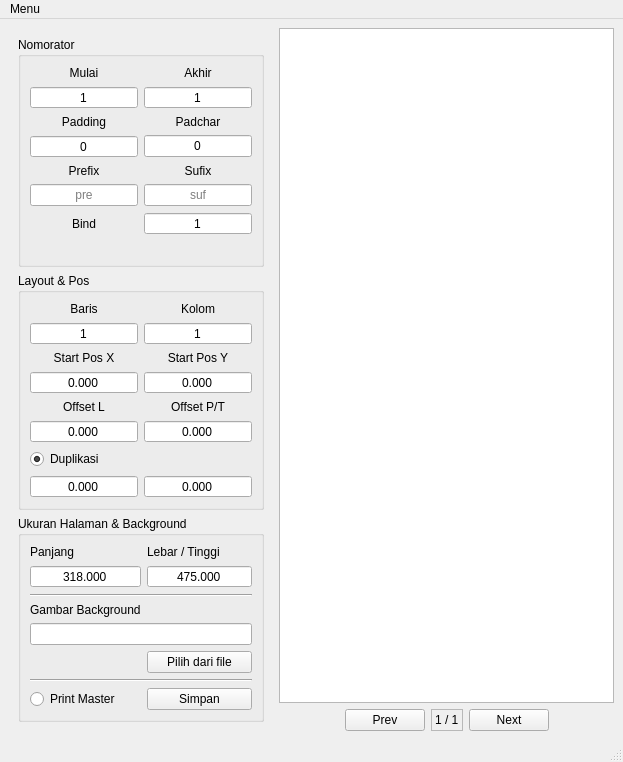
<?xml version="1.0" encoding="UTF-8"?>
<ui version="4.0">
 <class>MainWindow</class>
 <widget class="QMainWindow" name="MainWindow">
  <property name="geometry">
   <rect>
    <x>0</x>
    <y>0</y>
    <width>623</width>
    <height>748</height>
   </rect>
  </property>
  <property name="windowTitle">
   <string>MainWindow</string>
  </property>
  <widget class="QWidget" name="centralwidget">
   <layout class="QHBoxLayout" name="horizontalLayout_2" stretch="0,1">
    <item>
     <widget class="QWidget" name="widget" native="true">
      <layout class="QVBoxLayout" name="verticalLayout">
       <item>
        <widget class="QGroupBox" name="groupBox">
         <property name="sizePolicy">
          <sizepolicy hsizetype="Preferred" vsizetype="Preferred">
           <horstretch>0</horstretch>
           <verstretch>0</verstretch>
          </sizepolicy>
         </property>
         <property name="title">
          <string>Nomorator</string>
         </property>
         <layout class="QGridLayout" name="gridLayout">
          <item row="2" column="1">
           <widget class="QLabel" name="label_7">
            <property name="text">
             <string>Padchar</string>
            </property>
            <property name="alignment">
             <set>Qt::AlignCenter</set>
            </property>
           </widget>
          </item>
          <item row="6" column="0">
           <widget class="QLabel" name="label_4">
            <property name="text">
             <string>Prefix</string>
            </property>
            <property name="alignment">
             <set>Qt::AlignCenter</set>
            </property>
           </widget>
          </item>
          <item row="8" column="1">
           <widget class="QSpinBox" name="bd">
            <property name="alignment">
             <set>Qt::AlignCenter</set>
            </property>
            <property name="buttonSymbols">
             <enum>QAbstractSpinBox::NoButtons</enum>
            </property>
            <property name="minimum">
             <number>1</number>
            </property>
            <property name="maximum">
             <number>250</number>
            </property>
            <property name="singleStep">
             <number>25</number>
            </property>
           </widget>
          </item>
          <item row="3" column="0">
           <widget class="QSpinBox" name="npad">
            <property name="alignment">
             <set>Qt::AlignCenter</set>
            </property>
            <property name="buttonSymbols">
             <enum>QAbstractSpinBox::NoButtons</enum>
            </property>
            <property name="maximum">
             <number>16</number>
            </property>
           </widget>
          </item>
          <item row="1" column="0">
           <widget class="MinMaxSpinBox" name="nstart">
            <property name="alignment">
             <set>Qt::AlignCenter</set>
            </property>
            <property name="buttonSymbols">
             <enum>QAbstractSpinBox::NoButtons</enum>
            </property>
            <property name="minimum">
             <number>1</number>
            </property>
            <property name="maximum">
             <number>10000</number>
            </property>
           </widget>
          </item>
          <item row="7" column="1">
           <widget class="QLineEdit" name="sfx">
            <property name="alignment">
             <set>Qt::AlignCenter</set>
            </property>
            <property name="placeholderText">
             <string>suf</string>
            </property>
           </widget>
          </item>
          <item row="7" column="0">
           <widget class="QLineEdit" name="prf">
            <property name="alignment">
             <set>Qt::AlignCenter</set>
            </property>
            <property name="placeholderText">
             <string>pre</string>
            </property>
           </widget>
          </item>
          <item row="0" column="0">
           <widget class="QLabel" name="label">
            <property name="text">
             <string>Mulai</string>
            </property>
            <property name="alignment">
             <set>Qt::AlignCenter</set>
            </property>
           </widget>
          </item>
          <item row="0" column="1">
           <widget class="QLabel" name="label_2">
            <property name="text">
             <string>Akhir</string>
            </property>
            <property name="alignment">
             <set>Qt::AlignCenter</set>
            </property>
           </widget>
          </item>
          <item row="6" column="1">
           <widget class="QLabel" name="label_5">
            <property name="text">
             <string>Sufix</string>
            </property>
            <property name="alignment">
             <set>Qt::AlignCenter</set>
            </property>
           </widget>
          </item>
          <item row="8" column="0">
           <widget class="QLabel" name="label_3">
            <property name="text">
             <string>Bind</string>
            </property>
            <property name="alignment">
             <set>Qt::AlignCenter</set>
            </property>
           </widget>
          </item>
          <item row="3" column="1">
           <widget class="QLineEdit" name="cpad">
            <property name="text">
             <string>0</string>
            </property>
            <property name="maxLength">
             <number>1</number>
            </property>
            <property name="alignment">
             <set>Qt::AlignCenter</set>
            </property>
           </widget>
          </item>
          <item row="1" column="1">
           <widget class="MinMaxSpinBox" name="nstop">
            <property name="alignment">
             <set>Qt::AlignCenter</set>
            </property>
            <property name="buttonSymbols">
             <enum>QAbstractSpinBox::NoButtons</enum>
            </property>
            <property name="minimum">
             <number>1</number>
            </property>
            <property name="maximum">
             <number>10000</number>
            </property>
           </widget>
          </item>
          <item row="2" column="0">
           <widget class="QLabel" name="label_6">
            <property name="text">
             <string>Padding</string>
            </property>
            <property name="alignment">
             <set>Qt::AlignCenter</set>
            </property>
           </widget>
          </item>
          <item row="9" column="0" colspan="2">
           <widget class="QLabel" name="stext">
            <property name="sizePolicy">
             <sizepolicy hsizetype="Preferred" vsizetype="Preferred">
              <horstretch>0</horstretch>
              <verstretch>1</verstretch>
             </sizepolicy>
            </property>
            <property name="font">
             <font>
              <pointsize>9</pointsize>
             </font>
            </property>
            <property name="text">
             <string/>
            </property>
            <property name="alignment">
             <set>Qt::AlignCenter</set>
            </property>
            <property name="margin">
             <number>9</number>
            </property>
           </widget>
          </item>
         </layout>
        </widget>
       </item>
       <item>
        <widget class="QGroupBox" name="groupBox_2">
         <property name="sizePolicy">
          <sizepolicy hsizetype="Preferred" vsizetype="Preferred">
           <horstretch>0</horstretch>
           <verstretch>0</verstretch>
          </sizepolicy>
         </property>
         <property name="title">
          <string>Layout &amp;&amp; Pos</string>
         </property>
         <layout class="QGridLayout" name="gridLayout_2">
          <item row="4" column="1">
           <widget class="QLabel" name="label_14">
            <property name="text">
             <string>Offset P/T</string>
            </property>
            <property name="alignment">
             <set>Qt::AlignCenter</set>
            </property>
           </widget>
          </item>
          <item row="1" column="0">
           <widget class="QSpinBox" name="row">
            <property name="alignment">
             <set>Qt::AlignCenter</set>
            </property>
            <property name="buttonSymbols">
             <enum>QAbstractSpinBox::NoButtons</enum>
            </property>
            <property name="minimum">
             <number>1</number>
            </property>
           </widget>
          </item>
          <item row="5" column="1">
           <widget class="QDoubleSpinBox" name="nofy">
            <property name="alignment">
             <set>Qt::AlignCenter</set>
            </property>
            <property name="buttonSymbols">
             <enum>QAbstractSpinBox::NoButtons</enum>
            </property>
            <property name="decimals">
             <number>3</number>
            </property>
            <property name="minimum">
             <double>-300.000000000000000</double>
            </property>
            <property name="maximum">
             <double>1000.000000000000000</double>
            </property>
           </widget>
          </item>
          <item row="4" column="0">
           <widget class="QLabel" name="label_13">
            <property name="text">
             <string>Offset L</string>
            </property>
            <property name="alignment">
             <set>Qt::AlignCenter</set>
            </property>
           </widget>
          </item>
          <item row="0" column="0">
           <widget class="QLabel" name="label_9">
            <property name="text">
             <string>Baris</string>
            </property>
            <property name="alignment">
             <set>Qt::AlignCenter</set>
            </property>
           </widget>
          </item>
          <item row="0" column="1">
           <widget class="QLabel" name="label_10">
            <property name="text">
             <string>Kolom</string>
            </property>
            <property name="alignment">
             <set>Qt::AlignCenter</set>
            </property>
           </widget>
          </item>
          <item row="2" column="1">
           <widget class="QLabel" name="label_12">
            <property name="text">
             <string>Start Pos Y</string>
            </property>
            <property name="alignment">
             <set>Qt::AlignCenter</set>
            </property>
           </widget>
          </item>
          <item row="6" column="0">
           <widget class="QRadioButton" name="pdup">
            <property name="text">
             <string>Duplikasi</string>
            </property>
            <property name="checked">
             <bool>true</bool>
            </property>
           </widget>
          </item>
          <item row="3" column="0">
           <widget class="QDoubleSpinBox" name="nposx">
            <property name="alignment">
             <set>Qt::AlignCenter</set>
            </property>
            <property name="buttonSymbols">
             <enum>QAbstractSpinBox::NoButtons</enum>
            </property>
            <property name="decimals">
             <number>3</number>
            </property>
            <property name="maximum">
             <double>1000.000000000000000</double>
            </property>
           </widget>
          </item>
          <item row="3" column="1">
           <widget class="QDoubleSpinBox" name="nposy">
            <property name="alignment">
             <set>Qt::AlignCenter</set>
            </property>
            <property name="buttonSymbols">
             <enum>QAbstractSpinBox::NoButtons</enum>
            </property>
            <property name="decimals">
             <number>3</number>
            </property>
            <property name="maximum">
             <double>1000.000000000000000</double>
            </property>
           </widget>
          </item>
          <item row="7" column="1">
           <widget class="QDoubleSpinBox" name="dupy">
            <property name="alignment">
             <set>Qt::AlignCenter</set>
            </property>
            <property name="buttonSymbols">
             <enum>QAbstractSpinBox::NoButtons</enum>
            </property>
            <property name="decimals">
             <number>3</number>
            </property>
            <property name="minimum">
             <double>-300.000000000000000</double>
            </property>
            <property name="maximum">
             <double>1000.000000000000000</double>
            </property>
           </widget>
          </item>
          <item row="2" column="0">
           <widget class="QLabel" name="label_11">
            <property name="text">
             <string>Start Pos X</string>
            </property>
            <property name="alignment">
             <set>Qt::AlignCenter</set>
            </property>
           </widget>
          </item>
          <item row="1" column="1">
           <widget class="QSpinBox" name="col">
            <property name="alignment">
             <set>Qt::AlignCenter</set>
            </property>
            <property name="buttonSymbols">
             <enum>QAbstractSpinBox::NoButtons</enum>
            </property>
            <property name="minimum">
             <number>1</number>
            </property>
           </widget>
          </item>
          <item row="7" column="0">
           <widget class="QDoubleSpinBox" name="dupx">
            <property name="alignment">
             <set>Qt::AlignCenter</set>
            </property>
            <property name="buttonSymbols">
             <enum>QAbstractSpinBox::NoButtons</enum>
            </property>
            <property name="decimals">
             <number>3</number>
            </property>
            <property name="minimum">
             <double>-300.000000000000000</double>
            </property>
            <property name="maximum">
             <double>1000.000000000000000</double>
            </property>
           </widget>
          </item>
          <item row="5" column="0">
           <widget class="QDoubleSpinBox" name="nofx">
            <property name="alignment">
             <set>Qt::AlignCenter</set>
            </property>
            <property name="buttonSymbols">
             <enum>QAbstractSpinBox::NoButtons</enum>
            </property>
            <property name="decimals">
             <number>3</number>
            </property>
            <property name="minimum">
             <double>-300.000000000000000</double>
            </property>
            <property name="maximum">
             <double>1000.000000000000000</double>
            </property>
           </widget>
          </item>
         </layout>
        </widget>
       </item>
       <item>
        <spacer name="verticalSpacer">
         <property name="orientation">
          <enum>Qt::Vertical</enum>
         </property>
         <property name="sizeHint" stdset="0">
          <size>
           <width>20</width>
           <height>40</height>
          </size>
         </property>
        </spacer>
       </item>
       <item>
        <widget class="QGroupBox" name="groupBox_3">
         <property name="sizePolicy">
          <sizepolicy hsizetype="Preferred" vsizetype="Preferred">
           <horstretch>0</horstretch>
           <verstretch>0</verstretch>
          </sizepolicy>
         </property>
         <property name="title">
          <string>Ukuran Halaman &amp;&amp; Background</string>
         </property>
         <layout class="QGridLayout" name="gridLayout_3">
          <item row="4" column="0" colspan="2">
           <widget class="Line" name="line">
            <property name="orientation">
             <enum>Qt::Horizontal</enum>
            </property>
           </widget>
          </item>
          <item row="3" column="0">
           <widget class="QDoubleSpinBox" name="pwidth">
            <property name="alignment">
             <set>Qt::AlignCenter</set>
            </property>
            <property name="buttonSymbols">
             <enum>QAbstractSpinBox::NoButtons</enum>
            </property>
            <property name="decimals">
             <number>3</number>
            </property>
            <property name="maximum">
             <double>1000.000000000000000</double>
            </property>
            <property name="value">
             <double>318.000000000000000</double>
            </property>
           </widget>
          </item>
          <item row="2" column="1">
           <widget class="QLabel" name="label_16">
            <property name="text">
             <string>Lebar / Tinggi</string>
            </property>
           </widget>
          </item>
          <item row="3" column="1">
           <widget class="QDoubleSpinBox" name="pheight">
            <property name="alignment">
             <set>Qt::AlignCenter</set>
            </property>
            <property name="buttonSymbols">
             <enum>QAbstractSpinBox::NoButtons</enum>
            </property>
            <property name="decimals">
             <number>3</number>
            </property>
            <property name="maximum">
             <double>1000.000000000000000</double>
            </property>
            <property name="value">
             <double>475.000000000000000</double>
            </property>
           </widget>
          </item>
          <item row="6" column="0" colspan="2">
           <widget class="QLineEdit" name="imfname"/>
          </item>
          <item row="7" column="1">
           <widget class="QPushButton" name="browsebg">
            <property name="text">
             <string>Pilih dari file</string>
            </property>
           </widget>
          </item>
          <item row="8" column="0" colspan="2">
           <widget class="Line" name="line_2">
            <property name="orientation">
             <enum>Qt::Horizontal</enum>
            </property>
           </widget>
          </item>
          <item row="5" column="0">
           <widget class="QLabel" name="label_17">
            <property name="text">
             <string>Gambar Background</string>
            </property>
           </widget>
          </item>
          <item row="2" column="0">
           <widget class="QLabel" name="label_15">
            <property name="text">
             <string>Panjang</string>
            </property>
           </widget>
          </item>
          <item row="9" column="0">
           <widget class="QRadioButton" name="mprint">
            <property name="text">
             <string>Print Master</string>
            </property>
           </widget>
          </item>
          <item row="9" column="1">
           <widget class="QPushButton" name="savedraw">
            <property name="text">
             <string>Simpan</string>
            </property>
           </widget>
          </item>
         </layout>
        </widget>
       </item>
      </layout>
     </widget>
    </item>
    <item>
     <layout class="QVBoxLayout" name="verticalLayout_2">
      <item>
       <widget class="QGraphicsView" name="tg"/>
      </item>
      <item>
       <layout class="QHBoxLayout" name="horizontalLayout">
        <item>
         <spacer name="horizontalSpacer">
          <property name="orientation">
           <enum>Qt::Horizontal</enum>
          </property>
          <property name="sizeHint" stdset="0">
           <size>
            <width>40</width>
            <height>20</height>
           </size>
          </property>
         </spacer>
        </item>
        <item>
         <widget class="QPushButton" name="prevv">
          <property name="text">
           <string>Prev</string>
          </property>
         </widget>
        </item>
        <item>
         <widget class="QLabel" name="pgind">
          <property name="frameShape">
           <enum>QFrame::StyledPanel</enum>
          </property>
          <property name="text">
           <string>1 / 1</string>
          </property>
         </widget>
        </item>
        <item>
         <widget class="QPushButton" name="nextv">
          <property name="text">
           <string>Next</string>
          </property>
         </widget>
        </item>
        <item>
         <spacer name="horizontalSpacer_2">
          <property name="orientation">
           <enum>Qt::Horizontal</enum>
          </property>
          <property name="sizeHint" stdset="0">
           <size>
            <width>40</width>
            <height>20</height>
           </size>
          </property>
         </spacer>
        </item>
       </layout>
      </item>
     </layout>
    </item>
   </layout>
  </widget>
  <widget class="QMenuBar" name="menubar">
   <property name="geometry">
    <rect>
     <x>0</x>
     <y>0</y>
     <width>623</width>
     <height>21</height>
    </rect>
   </property>
   <widget class="QMenu" name="menuMenu">
    <property name="title">
     <string>Menu</string>
    </property>
    <addaction name="actionHapus_Background"/>
   </widget>
   <addaction name="menuMenu"/>
  </widget>
  <widget class="QStatusBar" name="statusbar"/>
  <action name="actionHapus_Background">
   <property name="text">
    <string>Hapus Background</string>
   </property>
  </action>
 </widget>
 <customwidgets>
  <customwidget>
   <class>MinMaxSpinBox</class>
   <extends>QSpinBox</extends>
   <header>src/minmaxspinbox.h</header>
  </customwidget>
 </customwidgets>
 <tabstops>
  <tabstop>nstart</tabstop>
  <tabstop>nstop</tabstop>
  <tabstop>npad</tabstop>
  <tabstop>cpad</tabstop>
  <tabstop>prf</tabstop>
  <tabstop>sfx</tabstop>
  <tabstop>bd</tabstop>
  <tabstop>row</tabstop>
  <tabstop>col</tabstop>
  <tabstop>nposx</tabstop>
  <tabstop>nposy</tabstop>
  <tabstop>nofx</tabstop>
  <tabstop>nofy</tabstop>
  <tabstop>pdup</tabstop>
  <tabstop>dupx</tabstop>
  <tabstop>dupy</tabstop>
  <tabstop>pwidth</tabstop>
  <tabstop>pheight</tabstop>
  <tabstop>imfname</tabstop>
  <tabstop>browsebg</tabstop>
  <tabstop>mprint</tabstop>
  <tabstop>savedraw</tabstop>
  <tabstop>prevv</tabstop>
  <tabstop>nextv</tabstop>
 </tabstops>
 <resources/>
 <connections>
  <connection>
   <sender>pdup</sender>
   <signal>toggled(bool)</signal>
   <receiver>dupx</receiver>
   <slot>setEnabled(bool)</slot>
   <hints>
    <hint type="sourcelabel">
     <x>63</x>
     <y>432</y>
    </hint>
    <hint type="destinationlabel">
     <x>81</x>
     <y>461</y>
    </hint>
   </hints>
  </connection>
  <connection>
   <sender>pdup</sender>
   <signal>toggled(bool)</signal>
   <receiver>dupy</receiver>
   <slot>setEnabled(bool)</slot>
   <hints>
    <hint type="sourcelabel">
     <x>126</x>
     <y>436</y>
    </hint>
    <hint type="destinationlabel">
     <x>229</x>
     <y>464</y>
    </hint>
   </hints>
  </connection>
 </connections>
</ui>
